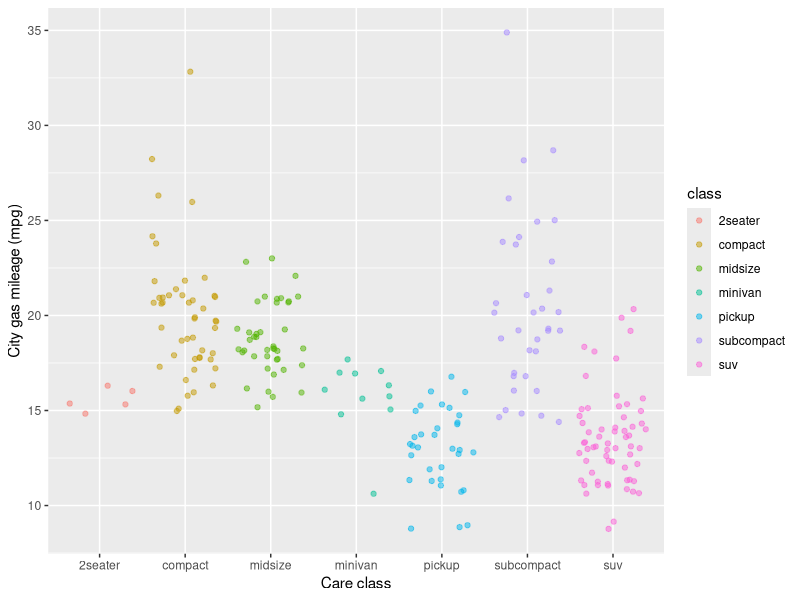

The R script that drew this image:
## ---- chunk 1
knitr::opts_chunk$set(echo = TRUE)
library(tidyverse)
## ---- chunk 2
ggplot(data = mpg, aes(x = class, y = cty)) +
	geom_jitter(aes(color = class), alpha = 0.5) +
  labs(x = "Care class", y = "City gas mileage (mpg)")
